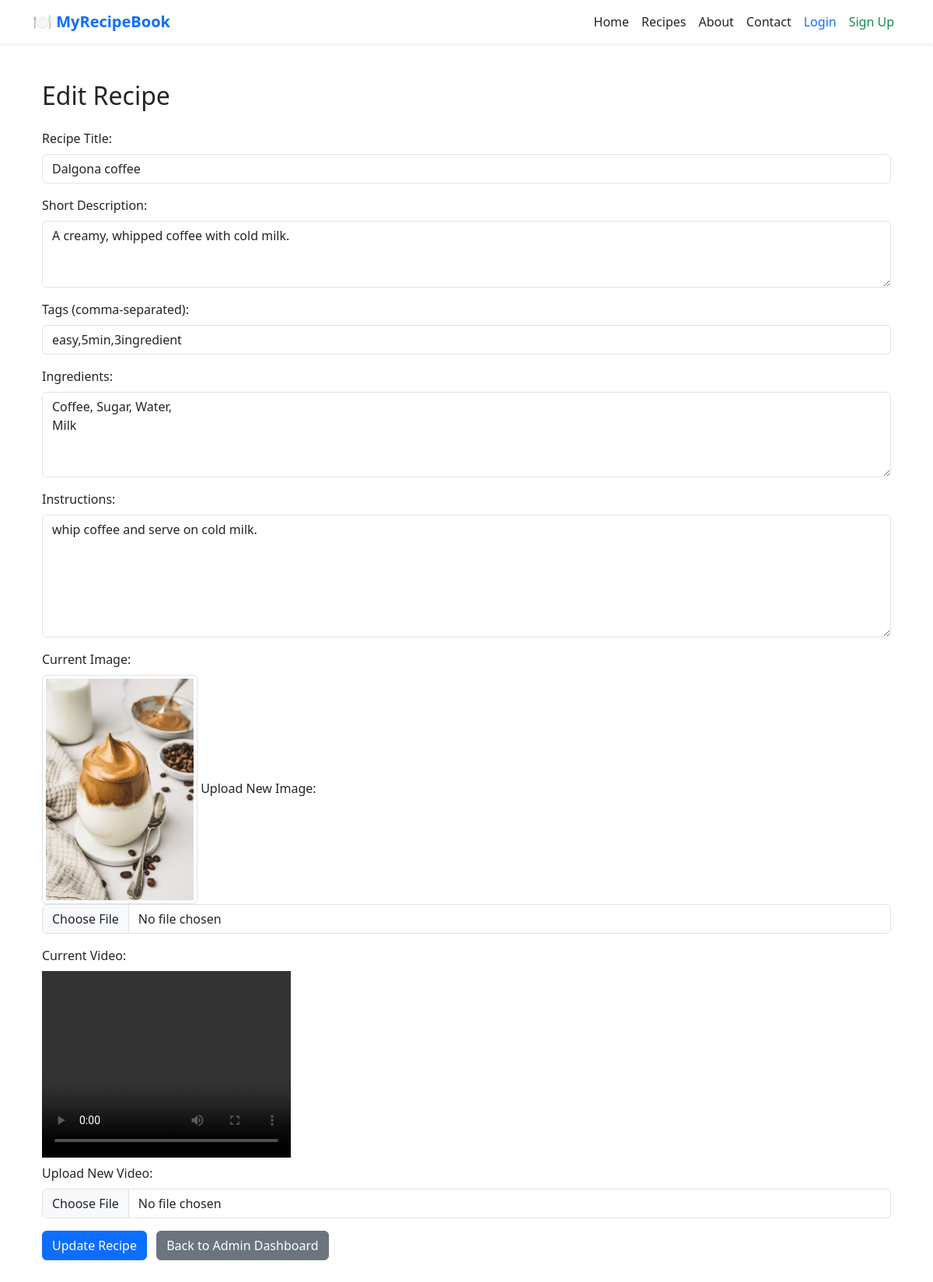
Before: /admin/edit_recipe/9 with the older database file.
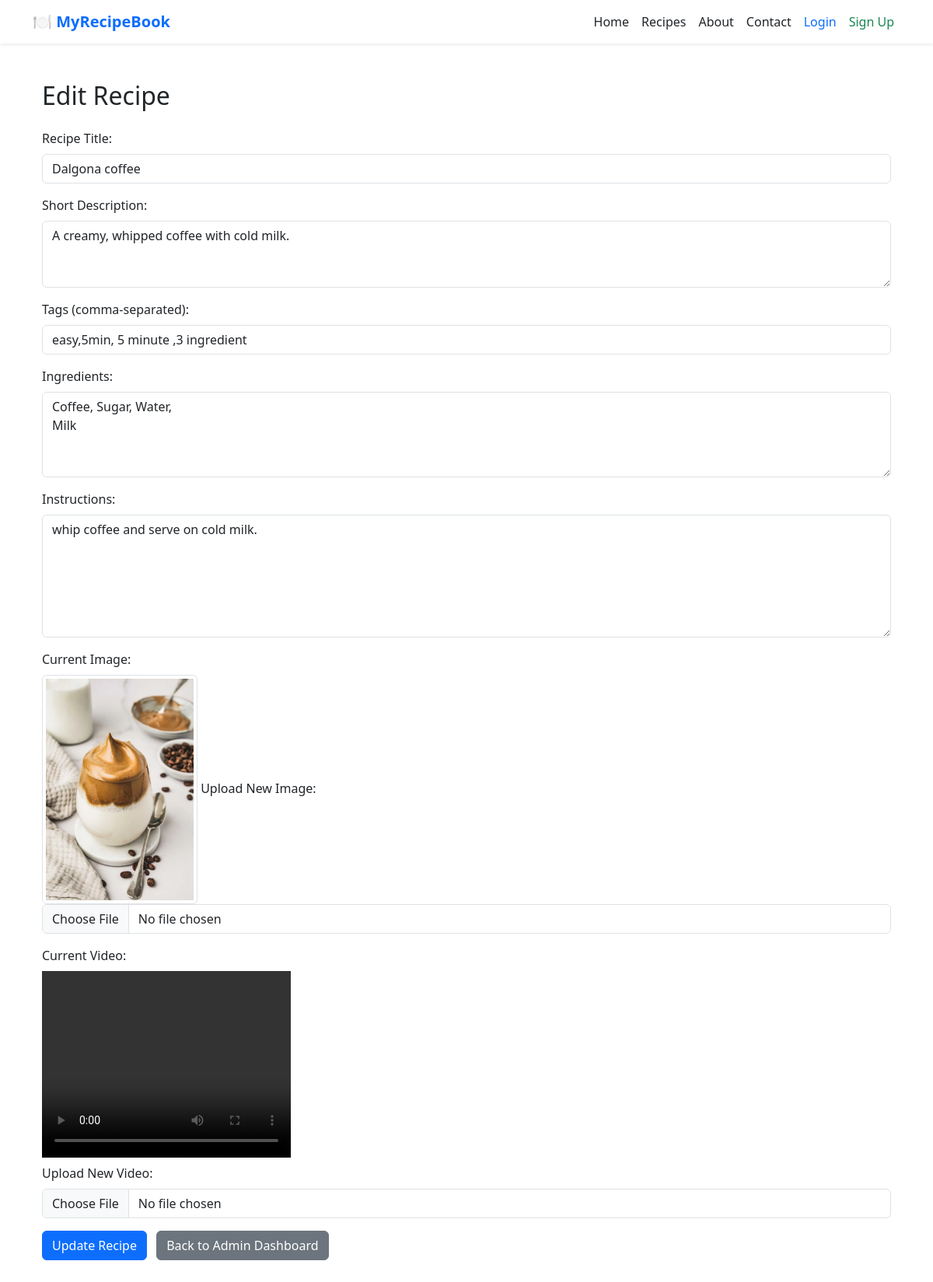
After: the same page with the newer database file.
### app/models.py (models this page shows, shortened)
class Recipe(db.Model):
    id = db.Column(db.Integer, primary_key=True)
    title = db.Column(db.String(255), nullable=False)
    tags = db.Column(db.String(255))
    ingredients = db.Column(db.Text, nullable=False)
    instructions = db.Column(db.Text, nullable=True)
    description = db.Column(db.String(500), nullable=True)
    image_path = db.Column(db.String(255))  # Stores relative path
    video_path = db.Column(db.String(255))  # Stores relative path
    is_premium = db.Column(db.Boolean, default=False)  # New column
    likes = db.relationship('Like', backref='recipe', lazy=True)
    ratings = db.relationship('Rating', backref='recipe', lazy=True)
    comments = db.relationship('Comment', backref='recipe', lazy=True)

### app/routes.py (the view, shortened to what this page needs)
@bp.route('/admin/edit_recipe/<int:recipe_id>', methods=['GET', 'POST'])
def edit_recipe(recipe_id):
    recipe = Recipe.query.get_or_404(recipe_id)
    ingredient_list = recipe.ingredients.split("\n") if recipe.ingredients else []
    return render_template('edit_recipe.html', recipe=recipe, ingredient_list=ingredient_list)

### app/templates/edit_recipe.html
{% extends "base.html" %}
{% block content %}
<div class="container mt-5">
    <h2 class="mb-4">Edit Recipe</h2>
    <form action="{{ url_for('routes.edit_recipe', recipe_id=recipe.id) }}" method="POST" enctype="multipart/form-data">
        <div class="mb-3">
            <label for="title" class="form-label">Recipe Title:</label>
            <input type="text" id="title" name="title" value="{{ recipe.title }}" class="form-control" required>
        </div>
        <div class="mb-3">
            <label for="description" class="form-label">Short Description:</label>
            <textarea id="description" name="description" rows="3" class="form-control" required>{{ recipe.description }}</textarea>
        </div>
        <div class="mb-3">
            <label for="tags" class="form-label">Tags (comma-separated):</label>
            <input type="text" id="tags" name="tags" value="{{ recipe.tags }}" class="form-control">
        </div>
        <div class="mb-3">
            <label for="ingredients" class="form-label">Ingredients:</label>
            <textarea id="ingredients" name="ingredients" rows="4" class="form-control" required>{{ recipe.ingredients }}</textarea>
        </div>
        <div class="mb-3">
            <label for="instructions" class="form-label">Instructions:</label>
            <textarea id="instructions" name="instructions" rows="6" class="form-control" required>{{ recipe.instructions }}</textarea>
        </div>
        <div class="mb-3">
            <label class="form-label">Current Image:</label><br>
            {% if recipe.image_path %}
                <img src="{{ url_for('static', filename=recipe.image_path) }}" class="img-thumbnail" width="200">
            {% else %}
                <p class="text-muted">No image uploaded</p>
            {% endif %}
            <label for="image" class="form-label mt-2">Upload New Image:</label>
            <input type="file" id="image" name="image" accept="image/*" class="form-control">
        </div>
        <div class="mb-3">
            <label class="form-label">Current Video:</label><br>
            {% if recipe.video_path %}
                <video width="320" height="240" controls class="d-block mb-2">
                    <source src="{{ url_for('static', filename=recipe.video_path) }}" type="video/mp4">
                </video>
            {% else %}
                <p class="text-muted">No video uploaded</p>
            {% endif %}
            <label for="video" class="form-label">Upload New Video:</label>
            <input type="file" id="video" name="video" accept="video/*" class="form-control">
        </div>
        <button type="submit" class="btn btn-primary">Update Recipe</button>
        <a href="{{ url_for('routes.admin_dashboard') }}" class="btn btn-secondary ms-2">Back to Admin Dashboard</a>
    </form>
</div>
{% endblock %}

Changed rows visible on the page:
changed Recipe "Dalgona coffee": tags "easy,5min,3ingredient" → "easy,5min, 5 minute ,3 ingredient"
